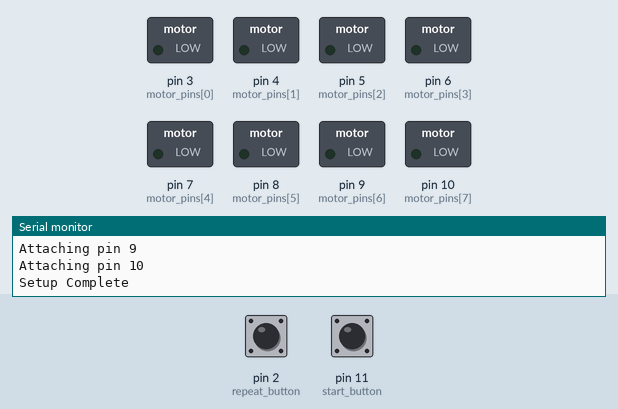
Recording of a sketch running on a simulated Arduino Uno, built with avr-gcc and run on an emulated ATmega328P. On the bench: switched loads named in the sketch (green lamp = pin HIGH), the last lines printed to the serial monitor. The test bench sets the inputs (shaded band); at power-on: pin 11 (start_button) HIGH, pin 2 (repeat_button) HIGH. Random numbers use the default seed unless the sketch sets one.

Above: at 1.3 s.
1.4 s: pin 11 (start_button) pulled LOW for 0.15 s
At 2.7 s:
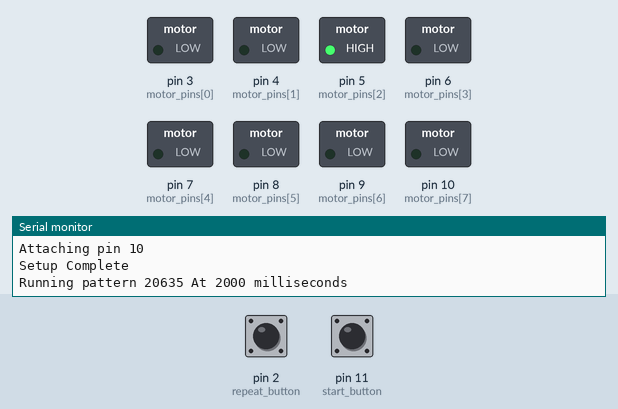
At 5.7 s:
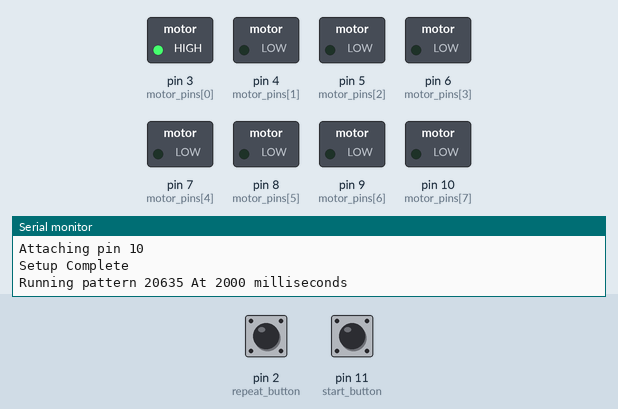
Timing chart, 0 to 19.5 s (numbered marks = the images above; inputs shaded):
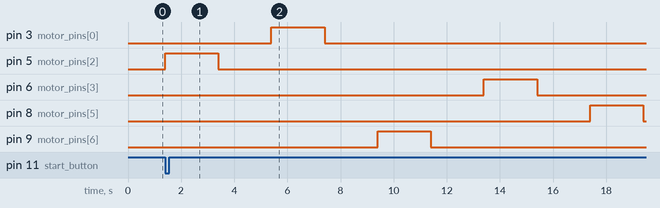

Measured:
- after the input at 1.4 s, pin 3 (motor_pins[0]): LOW → HIGH after 4.0 s, → LOW 2.0 s later; pin 5 (motor_pins[2]): LOW → HIGH at once, → LOW 2.0 s later; pin 6 (motor_pins[3]): LOW → HIGH after 12.0 s, → LOW 2.0 s later; pin 8 (motor_pins[5]): LOW → HIGH after 16.0 s, → LOW 2.0 s later; pin 9 (motor_pins[6]): LOW → HIGH after 8.0 s, → LOW 2.0 s later

The sketch:

Pattern_timed.ino
```cpp
//Motor and Buttons
int motor_pins[8] = {3, 4, 5, 6, 7, 8, 9, 10};
int repeat_button = 2; // Needs to be an interrupt pin
int start_button = 11;
int run_time = 4000; // initial run time will actually be half this
int const num_elems = 5;
int motor_pattern[num_elems];
int pattern_vault[3][num_elems] = {{0, 6, 4, 2, 5}, {3, 2, 7, 1, 4}, {6, 1, 4, 5, 2}};

// States
enum states {wait, run_pattern};
states state = wait;


// RUN TYPE
bool random_pattern = true;
void setup() {
  Serial.begin(9600);
  Serial.println("Beginning Setup");
  //  // Attaching Interrupt
  //  pinMode(timer_stop_pin, INPUT_PULLUP);
  //  attachInterrupt(digitalPinToInterrupt(timer_stop_pin),button_press,FALLING); // interrupt pin to switch which motor will buzz
  // Attach Start Button
  pinMode(repeat_button, INPUT_PULLUP);
  pinMode(start_button, INPUT_PULLUP);
  // Attach each motor
  for (int i = 0; i < 8; i++) {
    Serial.print("Attaching pin ");
    Serial.println(motor_pins[i]);
    pinMode(motor_pins[i], OUTPUT); // initialize all motor pins to just digital output
  }
  Serial.println("Setup Complete");

}

void loop() {
  // put your main code here, to run repeatedly:

  switch (state) {
    case wait:
      // Case for starting the program
      if (digitalRead(start_button) == LOW) // If we want to create a new pattern
      {
        randomSeed(micros());
        // Running a randomly generated pattern
        state = run_pattern;
        run_time = run_time / 2; //cut time in half
        gen_pattern();
      }
      else if (digitalRead(repeat_button) == LOW) // We want to repeat the previous pattern and time interval
      {
        state = run_pattern;
        gen_pattern();
      }
      break;
    case run_pattern:
      // just run the motor
      for (int i = 0; i < num_elems; i++)
      { // run the pattern
        digitalWrite(motor_pins[motor_pattern[i]], HIGH);
        delay(run_time);
        digitalWrite(motor_pins[motor_pattern[i]], LOW);
        delay(run_time);
      }
      state = wait;
      break;
    default:
      break;
  }
}

void gen_pattern() {
  if (random_pattern) // create a random pattern
  {
    for (int i = 0; i < num_elems; i++)
    {
      motor_pattern[i] = random(0, 8);
    }
  }
  else // Select a pattern from the existing ones
  {
    int vault_num = random(0, 3);
    for (int i = 0; i < num_elems; i ++)
    {
      motor_pattern[i] = pattern_vault[vault_num][i];
    }
  } // Done selecting random or predefined pattern
  /*********************************************/
  // PRRINTING PATTERN
  Serial.print("Running pattern ");
  for (int i = 0; i < num_elems; i ++) {
    Serial.print(motor_pattern[i]);
  }
  Serial.print(" At ");
  Serial.print(run_time);
  Serial.println(" milliseconds");
}
```
